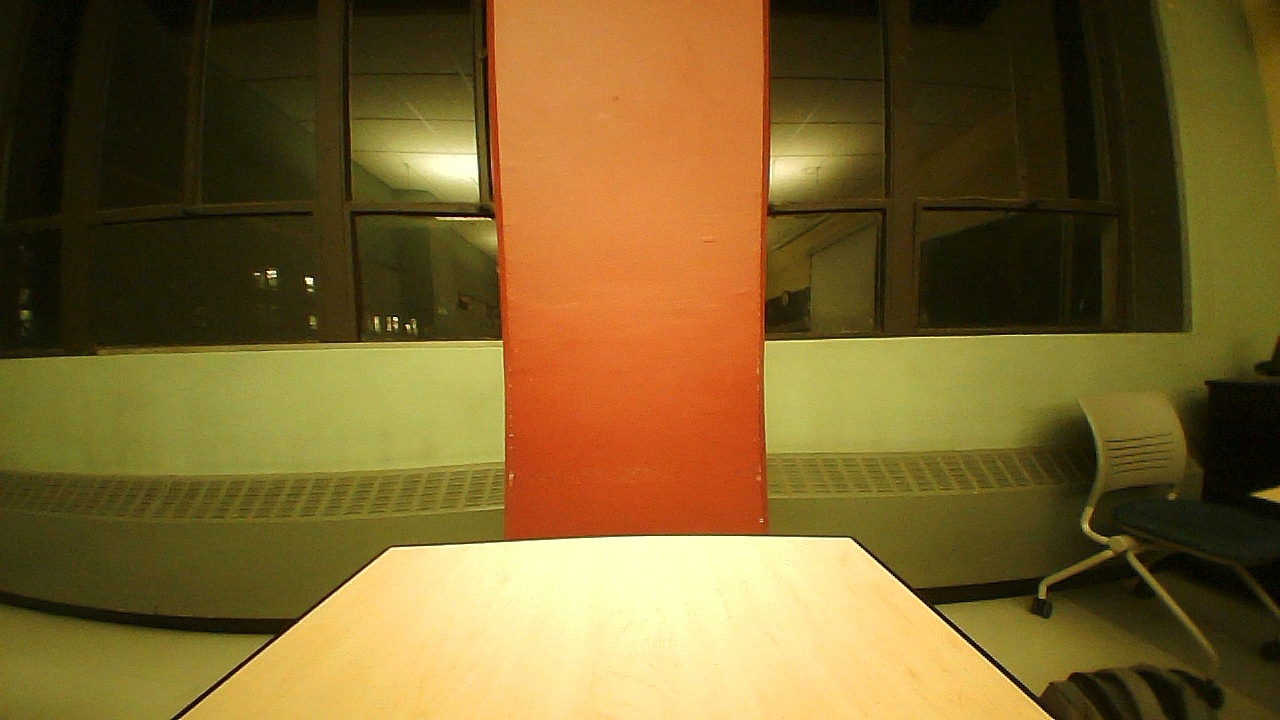
#> input picture Panorama/Example/pictures/photo_20250128-183221.jpg, 1280 x 720 px
$ python -i panorama.py   (imports and definitions only)
#> lines starting #> are read from the running program, lines starting #| are printed output that depends on the picture
import numpy as np
import cv2
import imutils
import base64
from io import BytesIO

# base64 image string to an OpenCV image
def decode_image(base64_string):
    # decode to bytes
    img_data = base64.b64decode(base64_string)

    # convert to numpy array
    np_img = np.frombuffer(img_data, dtype=np.uint8)

    # return numpy array as an OpenCV image
    return cv2.imdecode(np_img, cv2.IMREAD_COLOR)

# openCV image to base64 string
def encode_image(img):
    # encode to JPEG
    _, buffer = cv2.imencode('.jpg', img)

    # convert to bytes
    img_bytes = buffer.tobytes()
    return base64.b64encode(img_bytes).decode('utf-8')

# images - list of base64 encoded image strings
# yaw - a value from -3.14 rad to 3.14 rad representing direction (0 = North)
# requires compass.png to be in same directory
def stitch_panorama(images, yaw=None):

    decoded_images = [decode_image(img) for img in images]

    panorama = cv2.Stitcher_create()

    error, stitched_img = panorama.stitch(decoded_images)

    if not error:
        # adding border 10px black border
        stitched_img = cv2.copyMakeBorder(stitched_img, 10, 10, 10, 10, cv2.BORDER_CONSTANT, (0,0,0))

        # convert to grayscale then threshold (black or white only)
        gray = cv2.cvtColor(stitched_img, cv2.COLOR_BGR2GRAY)
        thresh_img = cv2.threshold(gray, 0, 255 , cv2.THRESH_BINARY)[1]

        # finding all black outlines
        contours = cv2.findContours(thresh_img.copy(), cv2.RETR_EXTERNAL, cv2.CHAIN_APPROX_SIMPLE)
        contours = imutils.grab_contours(contours)

        # picking the biggest outline (assumed to be the photo)
        area = max(contours, key=cv2.contourArea)

        mask = np.zeros(thresh_img.shape, dtype="uint8")
        x, y, w, h = cv2.boundingRect(area) # finding the smallest rectangle from the countour
        cv2.rectangle(mask, (x,y), (x + w, y + h), 255, -1)

        sub = mask.copy()
        # shrinking the mask until it fits perfectly
        while cv2.countNonZero(sub) > 0:
            mask = cv2.erode(mask, None)
            sub = cv2.subtract(mask, thresh_img)

        # a second contour for cleaning up the mask after erosion
        contours = cv2.findContours(mask.copy(), cv2.RETR_EXTERNAL, cv2.CHAIN_APPROX_SIMPLE)
        contours = imutils.grab_contours(contours)
        area = max(contours, key=cv2.contourArea)

        # cropping original image
        x, y, w, h = cv2.boundingRect(area)
        stitched_img = stitched_img[y:y + h, x:x + w]

        # no compass if yaw isn't inputed
        if (yaw == None):
            return encode_image(stitched_img)

        # adding and rotating compass
        compass = cv2.imread("compass.png", cv2.IMREAD_UNCHANGED)
        # if compass is too small
        # compass_size = (450, 450)
        # compass = cv2.resize(compass, compass_size)

        center = (compass.shape[1] // 2, compass.shape[0] // 2)
        rotation_matrix = cv2.getRotationMatrix2D(center, np.degrees(yaw), 1)
        rotated_compass = cv2.warpAffine(compass, rotation_matrix, (compass.shape[1], compass.shape[0]))

        # positioning compass
        stitched_height, stitched_width = stitched_img.shape[:2]
        compass_height, compass_width = rotated_compass.shape[:2]
        x_offset = stitched_width - compass_width - 10
        y_offset = stitched_height - compass_height - 10

        if rotated_compass.shape[2] == 4:
            # split channels
            bgr_compass = rotated_compass[:, :, :3]
            alpha_compass = rotated_compass[:, :, 3]

            # create mask
            _, alpha_mask = cv2.threshold(alpha_compass, 1, 255, cv2.THRESH_BINARY)

            # region of interest
            roi = stitched_img[y_offset:y_offset + compass_height, x_offset:x_offset + compass_width]

            # mask to combine images
            masked_compass = cv2.bitwise_and(bgr_compass, bgr_compass, mask=alpha_mask)
            masked_roi = cv2.bitwise_and(roi, roi, mask=cv2.bitwise_not(alpha_mask))

            # adding compass
            stitched_img[y_offset:y_offset + compass_height, x_offset:x_offset + compass_width] = cv2.add(masked_compass, masked_roi)
        else:
            # overlay directly if non-transparent
            stitched_img[y_offset:y_offset + compass_height, x_offset:x_offset + compass_width] = rotated_compass

        return encode_image(stitched_img)

    else:
        # can't find enough points to stitch photos together
        print("Images could not be stitched!")
        return None

>>> import cv2
>>> picture = cv2.imread('Example/pictures/photo_20250128-183221.jpg', cv2.IMREAD_GRAYSCALE)
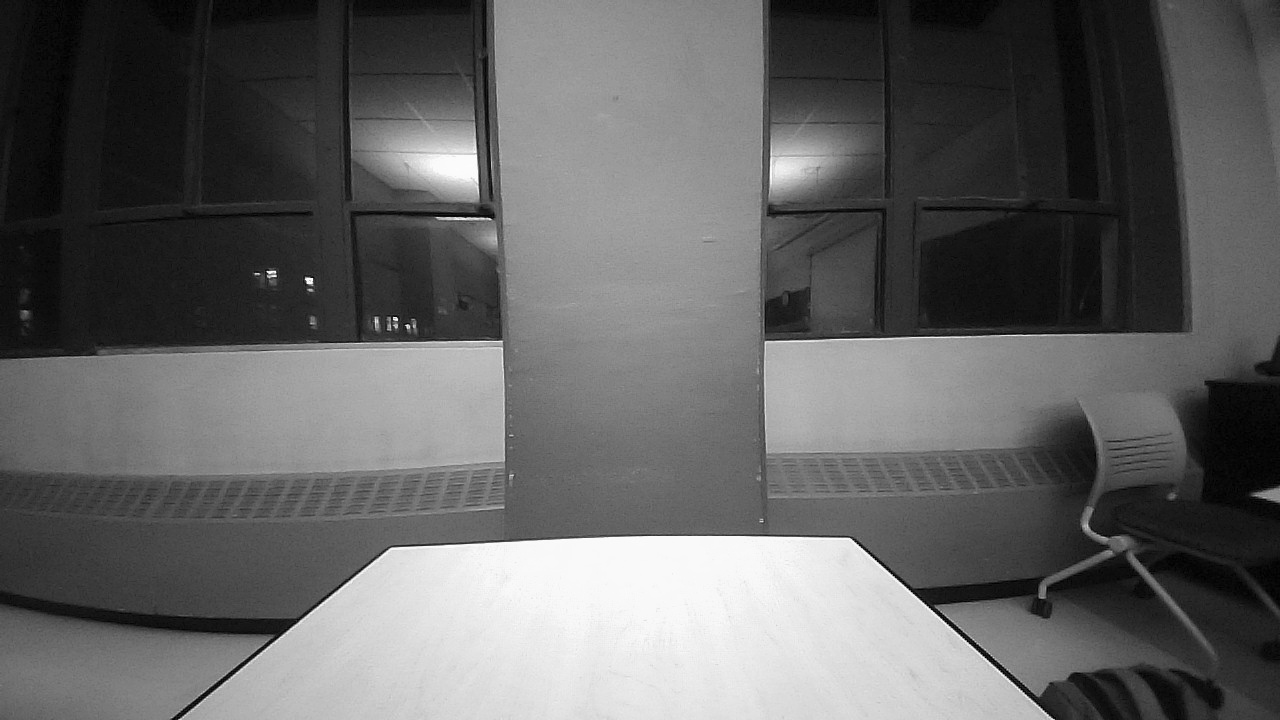
#> picture: shape (720, 1280); min 0, max 255, mean 99.1
>>> result = stitch_panorama(picture)
#> (the run stopped early here; a loop or call above may not have finished)

$ run again, on Panorama/Example/pictures/photo_20250128-183227.jpg
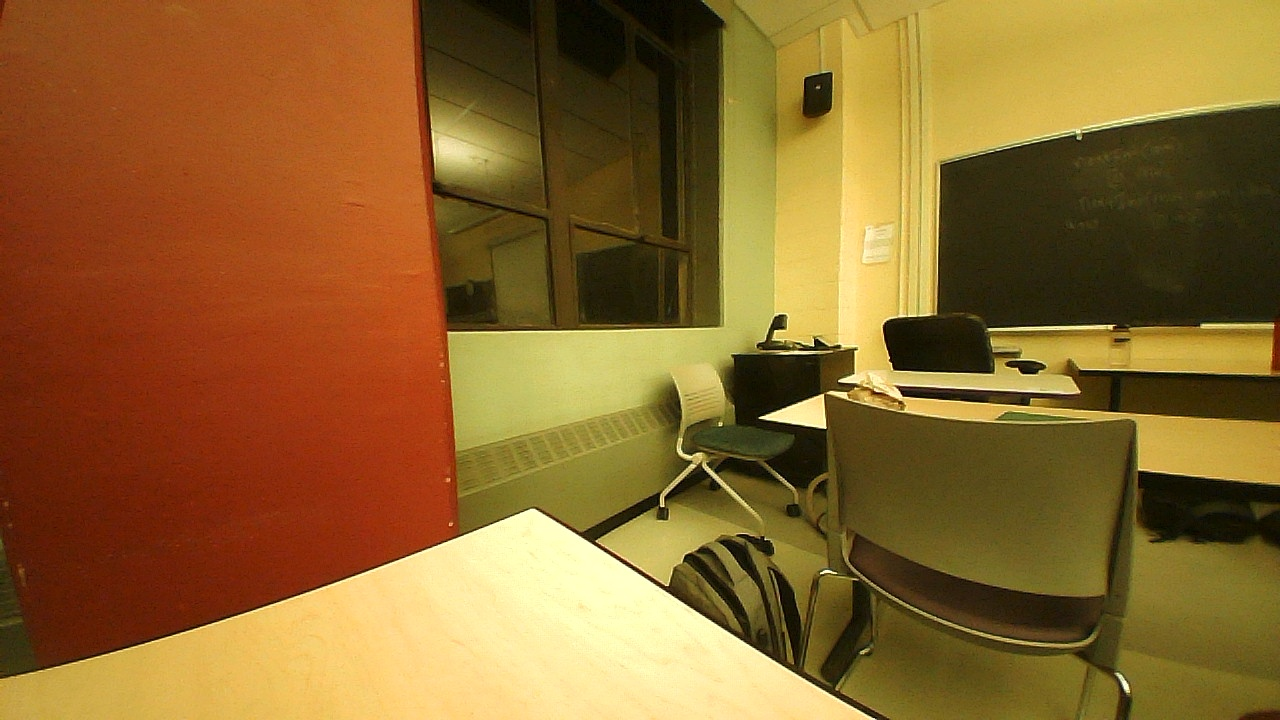
#> input picture Panorama/Example/pictures/photo_20250128-183227.jpg, 1280 x 720 px
#> `picture = cv2.imread('Example/pictures/photo_20250128-183221.jpg', cv2..`:
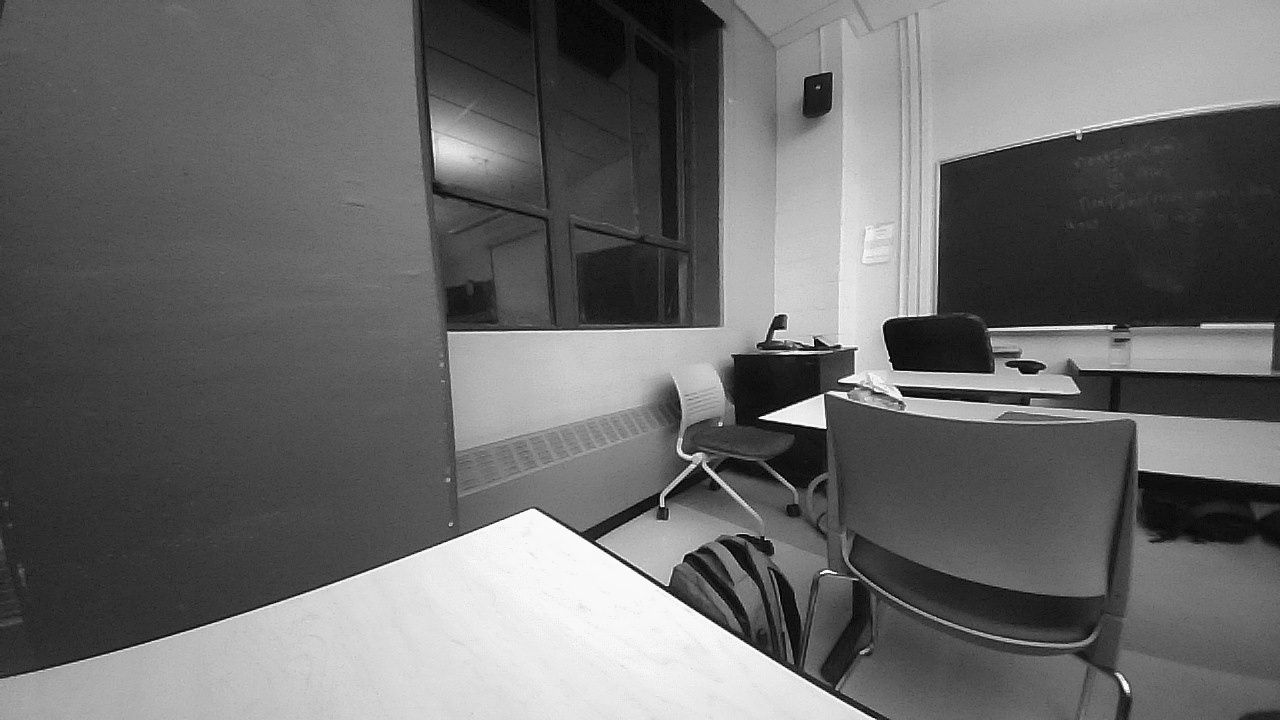
#> picture: shape (720, 1280); min 0, max 255, mean 106.8

$ run again, on Panorama/Example/pictures/photo_20250128-183233.jpg
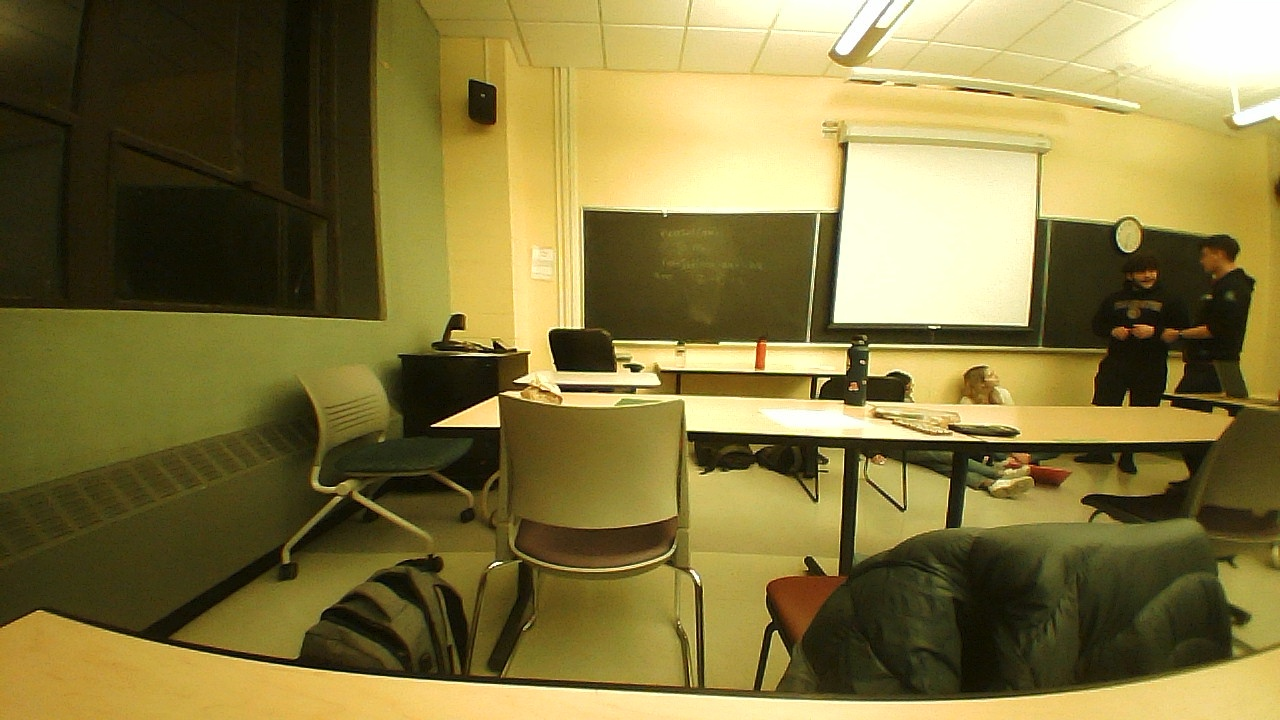
#> input picture Panorama/Example/pictures/photo_20250128-183233.jpg, 1280 x 720 px
#> `picture = cv2.imread('Example/pictures/photo_20250128-183221.jpg', cv2..`:
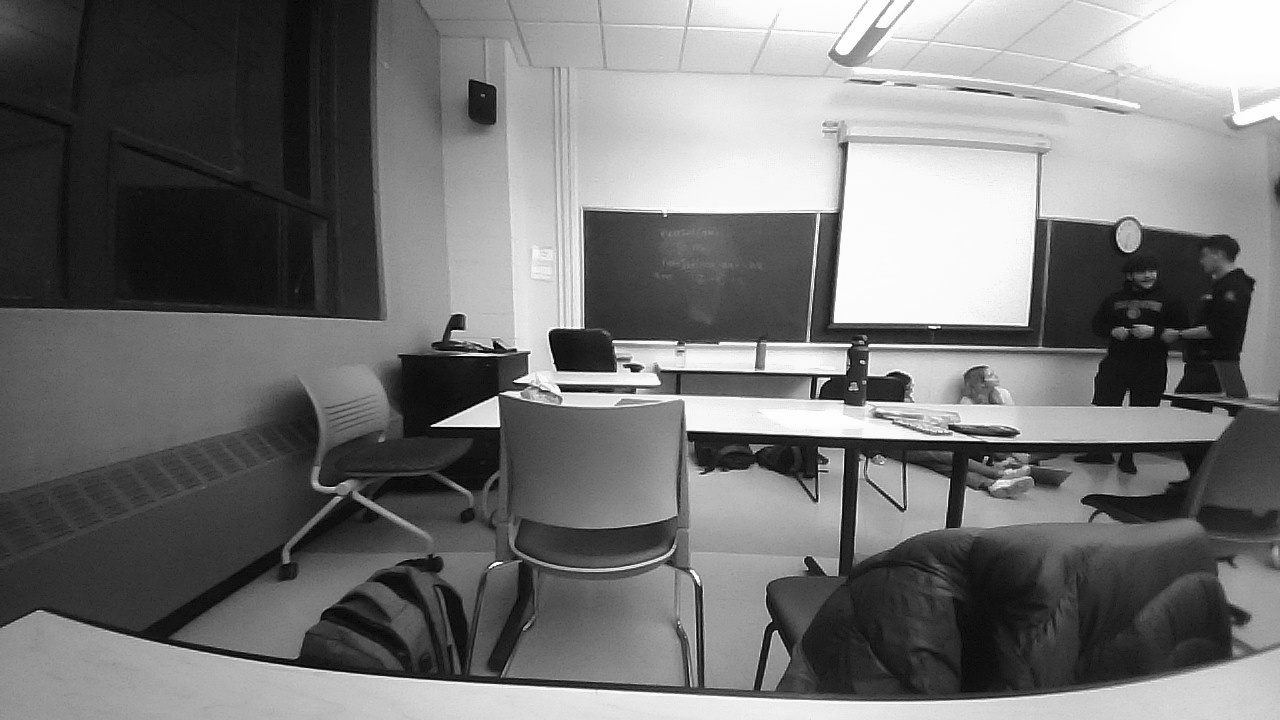
#> picture: shape (720, 1280); min 0, max 255, mean 116.7

$ run again, on Panorama/Example/pictures/photo_20250128-183239.jpg
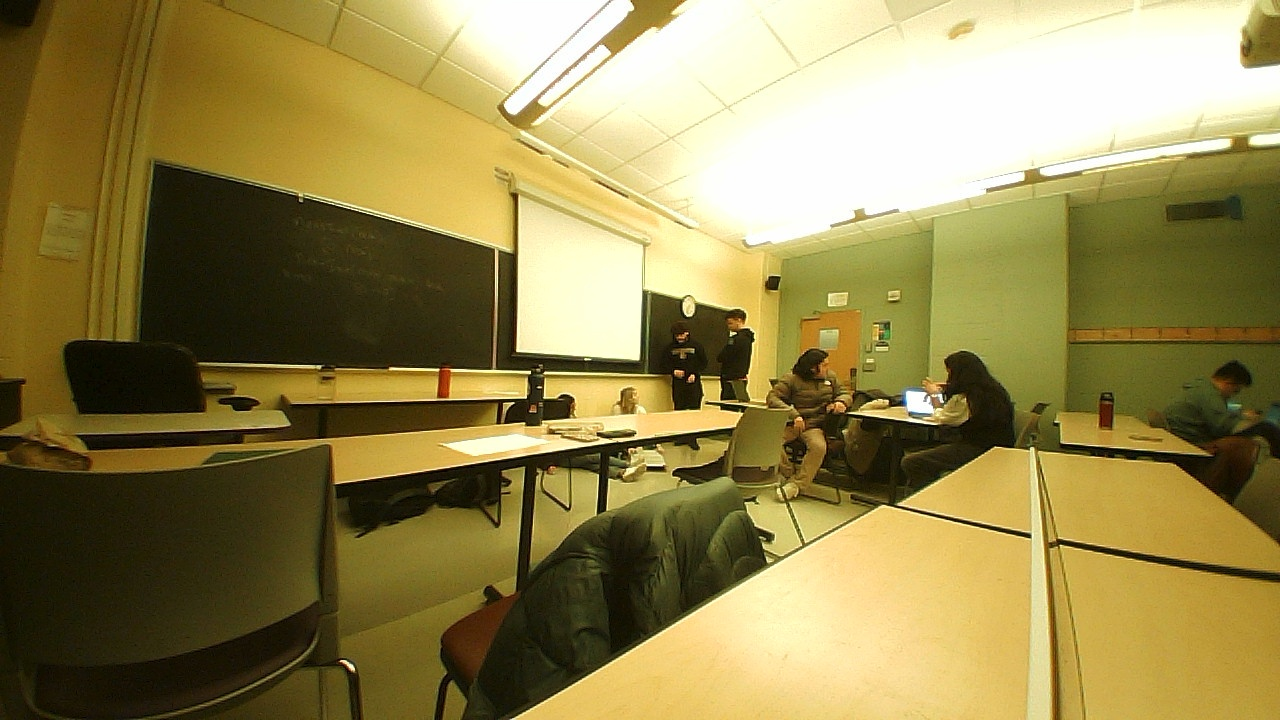
#> input picture Panorama/Example/pictures/photo_20250128-183239.jpg, 1280 x 720 px
#> `picture = cv2.imread('Example/pictures/photo_20250128-183221.jpg', cv2..`:
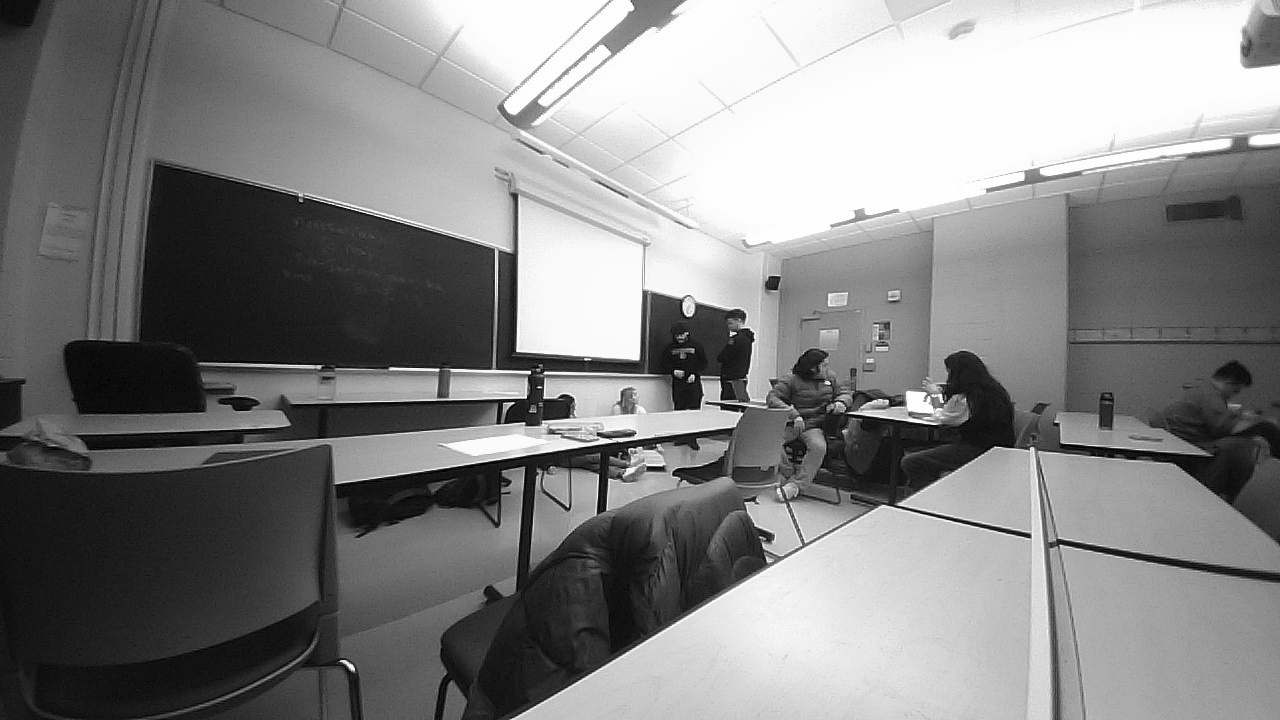
#> picture: shape (720, 1280); min 0, max 255, mean 131.7
